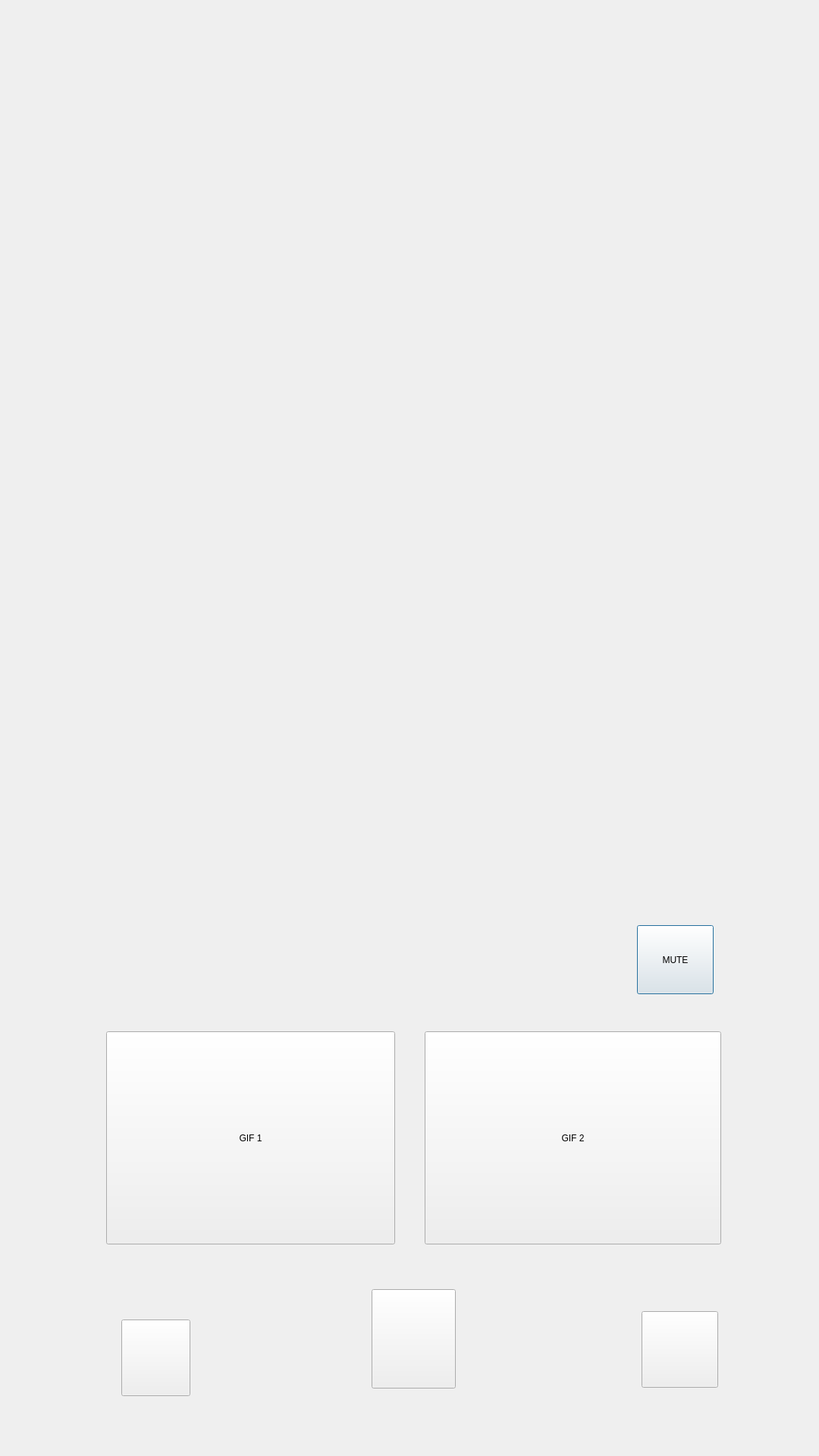
<?xml version="1.0" encoding="UTF-8"?>
<ui version="4.0">
 <class>Dialog</class>
 <widget class="QDialog" name="Dialog">
  <property name="geometry">
   <rect>
    <x>0</x>
    <y>0</y>
    <width>1080</width>
    <height>1920</height>
   </rect>
  </property>
  <property name="sizePolicy">
   <sizepolicy hsizetype="Maximum" vsizetype="Maximum">
    <horstretch>0</horstretch>
    <verstretch>0</verstretch>
   </sizepolicy>
  </property>
  <property name="maximumSize">
   <size>
    <width>6820</width>
    <height>12120</height>
   </size>
  </property>
  <property name="windowTitle">
   <string>Dialog</string>
  </property>
  <widget class="QPushButton" name="mute_btn">
   <property name="geometry">
    <rect>
     <x>840</x>
     <y>1220</y>
     <width>101</width>
     <height>91</height>
    </rect>
   </property>
   <property name="text">
    <string>MUTE</string>
   </property>
  </widget>
  <widget class="QPushButton" name="gif1_btn">
   <property name="geometry">
    <rect>
     <x>140</x>
     <y>1360</y>
     <width>381</width>
     <height>281</height>
    </rect>
   </property>
   <property name="text">
    <string>GIF 1</string>
   </property>
  </widget>
  <widget class="QPushButton" name="gif2_btn">
   <property name="geometry">
    <rect>
     <x>560</x>
     <y>1360</y>
     <width>391</width>
     <height>281</height>
    </rect>
   </property>
   <property name="text">
    <string>GIF 2</string>
   </property>
  </widget>
  <widget class="QPushButton" name="tip_btn">
   <property name="geometry">
    <rect>
     <x>846</x>
     <y>1729</y>
     <width>101</width>
     <height>101</height>
    </rect>
   </property>
   <property name="styleSheet">
    <string notr="true">border-image: url(:/button/팁버튼.png);</string>
   </property>
   <property name="text">
    <string/>
   </property>
  </widget>
  <widget class="QPushButton" name="back_btn">
   <property name="geometry">
    <rect>
     <x>160</x>
     <y>1740</y>
     <width>91</width>
     <height>101</height>
    </rect>
   </property>
   <property name="styleSheet">
    <string notr="true">border-image: url(:/button/뒤로가기 그룹.png);</string>
   </property>
   <property name="text">
    <string/>
   </property>
  </widget>
  <widget class="QPushButton" name="home_btn">
   <property name="geometry">
    <rect>
     <x>490</x>
     <y>1700</y>
     <width>111</width>
     <height>131</height>
    </rect>
   </property>
   <property name="styleSheet">
    <string notr="true">border-image: url(:/button/홈버튼 그룹.png);</string>
   </property>
   <property name="text">
    <string/>
   </property>
  </widget>
 </widget>
 <resources/>
 <connections/>
</ui>
